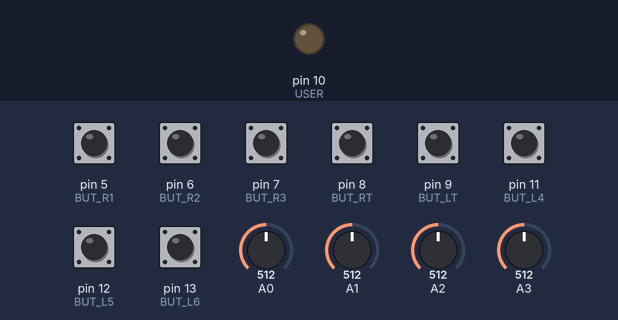
The sketch below on a simulated Arduino Uno, built with avr-gcc and run on an emulated ATmega328P. Shown: output pins drawn as LEDs (lit = HIGH). Dashed ring = blinking. The inputs (shaded band) are chosen by the test bench; at power-on: pin 5 (BUT_R1), pin 6 (BUT_R2), pin 7 (BUT_R3), pin 8 (BUT_RT), pin 9 (BUT_LT), pin 11 (BUT_L4), pin 12 (BUT_L5), pin 13 (BUT_L6) HIGH, A0 = 512, A1 = 512, A2 = 512, A3 = 512. What the sketch prints to the serial monitor is not drawn.

Above: at 0.1 s.
At 11.09 s:
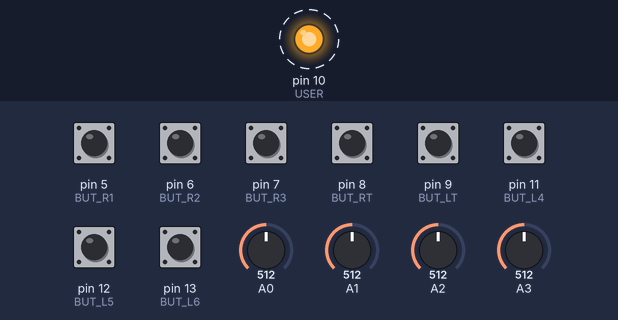
11.8 s: A0 set to 716
14.8 s: A1 set to 716
17.8 s: A2 set to 716
20.8 s: A3 set to 716
23.8 s: pin 5 (BUT_R1) pulled LOW for 0.15 s
26.8 s: pin 6 (BUT_R2) pulled LOW for 0.15 s
Timing chart, 0 to 30.8 s (numbered marks = the images above; inputs shaded):
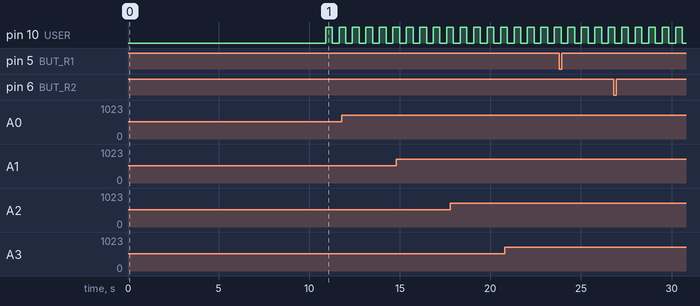

The sketch:

CommanderEX.ino
```cpp
// (licence header left out)
//=============================================================================
// Options
//=============================================================================
#define CHECK_AND_CONFIG_XBEE
#define OPT_ORIG_RANGE_COMPAT
#define DEBUG

//=============================================================================
// Defines
//=============================================================================

#define RIGHT_V   0
#define RIGHT_H   1
#define LEFT_V    2
#define LEFT_H    3

#define BUT_L6    13
#define BUT_L5    12
#define BUT_L4    11
#define BUT_LT    9

#define BUT_R3    7
#define BUT_R2    6
#define BUT_R1    5
#define BUT_RT    8

#define BUT_RIGHT 3
#define BUT_LEFT  2

#define USER      10

// These values are used as part of the XBee Configure code and can be changed
// to whatever values you prefer.
#define DEFAULT_MY 0x102  // Swap My/DL on 2nd unit
#define DEFAULT_DL 0x101
#define DEFAULT_ID 0x3332

static const boolean  g_afAnalogInvert[] = {    // some of our analog values are inverted from what we want
  true,false,true,false};       // Do we use the mid points when we normalize
static const word g_awAnalogMins[] = {
  0*8,0*8,0*8,0*8};  // Will have a calibrate later where we read these in (if necessary)
static const word g_awAnalogMaxs[] = {
  1023*8,1023*8,1023*8,1023*8}; // dito

#ifdef OPT_ORIG_RANGE_COMPAT
uint8_t g_fLimitRange = false;
#endif


#define FRAME_LEN 33         // 30hz
//=============================================================================
// Global Variables
//=============================================================================
// Analog information
#define NUMANALOGS    4
word              g_aawRawAnalog[8][NUMANALOGS];              // Keep 8 raw values for each analog input
word              g_awRawBatAnalog[8];
word              g_awRawSums[NUMANALOGS];                    // sum of the raw values.
word              g_awAnalogMids[NUMANALOGS];                 // This is our observed center points at init time.
byte              g_iRaw;                                     // which raw value are we going to read into

byte              g_bButtons;
byte              g_abJoyVals[NUMANALOGS];                     // Joystick values.

#ifdef DEBUG
boolean           g_fDebugOutput;          // Are we doing debug output?
byte              g_bButtonsPrev;
byte              g_abJoyValsPrev[NUMANALOGS];                // Joystick values.
#endif

unsigned long ltime;         // last time we sent data

int iLoopCnt;

void setup(){
  // I init buttons first as my check state of some buttons in other init code to allow special case
  // init of the system.
  InitButtons();

  InitXBee();

  ltime = millis();
  pinMode(USER,OUTPUT);    // user LED

  InitJoysticks();          // Initialize the joysticks.

  iLoopCnt = 0;
  // one of the top buttons held down at startup go into debug mode...
#ifdef DEBUG
  g_fDebugOutput = (digitalRead(BUT_LT) == LOW) || (digitalRead(BUT_RT) == LOW);
#endif
}

void loop(){
  byte i;
  int bChksum;
  ReadJoysticks();
  ReadButtons();
  if(iLoopCnt > 10){
    digitalWrite(10,HIGH-digitalRead(10));
    iLoopCnt=0;
  }
  iLoopCnt++;

  // Compute our checksum...
  bChksum = (int)g_bButtons;
  for (i=0; i < NUMANALOGS; i++)
    bChksum += (int)g_abJoyVals[i];
  bChksum = (byte)(255 - (byte)(bChksum%256));
#ifdef DEBUG
  // Debug Code...
  if (g_fDebugOutput) {
    if ((g_bButtons != g_bButtonsPrev) || memcmp(&g_abJoyVals, &g_abJoyValsPrev, sizeof(g_abJoyVals))) {
      g_bButtonsPrev = g_bButtons;
      memcpy(&g_abJoyValsPrev, &g_abJoyVals, sizeof(g_abJoyVals));
      Serial.print(g_bButtons, HEX);
      Serial.print(F(" : "));
      for (i=0; i < NUMANALOGS; i++)  {
        Serial.print((int)g_abJoyVals[i]-128, DEC);
        Serial.print(F(" "));
      }
      Serial.println(bChksum, DEC);
    }
  }
  else {
#endif
    Serial.write((byte)0xff);
    for (i=0; i < NUMANALOGS; i++)  {
      Serial.write((byte)g_abJoyVals[i]);
    }
    Serial.write((byte)g_bButtons);
    Serial.write((byte)0);        // extra
    Serial.write((byte)bChksum);

#ifdef DEBUG
  }
#endif
  delay (FRAME_LEN);
}

//=============================================================================
// InitJoysticks: Initialize our Joysticks and other analog devices
//=============================================================================
void InitJoysticks(void) {          // Initialize the joysticks.
  byte i;
  word w;
  // Later may need to read in Min/Max values for each of the Anlog inputs from EEPROM.
#ifdef OPT_ORIG_RANGE_COMPAT
  if(digitalRead(BUT_L6) == LOW) {
    g_fLimitRange = true;
  }

#endif


  // We need to prefill our array of raw items and sums.  The first read for each analog
  // may be trash, but that will get removed on our first real read.
  for (i=0; i<NUMANALOGS; i++) {
    g_awRawSums[i] = 0;        // initialize to zero
    w =  analogRead(i);    // first read is not valid
    for (g_iRaw=0; g_iRaw < 8; g_iRaw++) {
      g_aawRawAnalog[g_iRaw][i] = analogRead(i);
      g_awRawSums[i] += g_aawRawAnalog[g_iRaw][i];
      delay(1);
    }
    // Save away these sums as our mid points...
    g_awAnalogMids[i] = g_awRawSums[i];
  }
}
//=============================================================================
// InitButtons: Initialize the buttons
//=============================================================================
void InitButtons(void) {          // Initialize the joysticks.

  // pullups for buttons
#ifdef INPUT_PULLUP
  //    pinMode(BUT_L6, INPUT_PULLUP);
  digitalWrite(BUT_L6, HIGH);
  pinMode(BUT_L5, INPUT_PULLUP);
  pinMode(BUT_L4, INPUT_PULLUP);
  pinMode(BUT_LT, INPUT_PULLUP);
  pinMode(BUT_R3, INPUT_PULLUP);
  pinMode(BUT_R2, INPUT_PULLUP);
  pinMode(BUT_R1, INPUT_PULLUP);
  pinMode(BUT_RT, INPUT_PULLUP);

  digitalWrite(BUT_RIGHT, HIGH);
  digitalWrite(BUT_LEFT, HIGH);
  //    pinMode(BUT_RIGHT, INPUT_PULLUP);
  //    pinMode(BUT_LEFT, INPUT_PULLUP);
#else
  digitalWrite(BUT_L6, HIGH);
  digitalWrite(BUT_L5, HIGH);
  digitalWrite(BUT_L4, HIGH);
  digitalWrite(BUT_LT, HIGH);
  digitalWrite(BUT_R3, HIGH);
  digitalWrite(BUT_R2, HIGH);
  digitalWrite(BUT_R1, HIGH);
  digitalWrite(BUT_RT, HIGH);

  digitalWrite(BUT_RIGHT, HIGH);
  digitalWrite(BUT_LEFT, HIGH);
#endif
}
//=============================================================================
// ReadJoysticks: Initialize our Joysticks and other analog devices
//=============================================================================
void ReadJoysticks() {          // Initialize the joysticks.
  byte i;

  // Calculate which index of our raw array we should now reuse.
  g_iRaw = (g_iRaw+1) & 0x7;

  // Now lets read in the next analog reading and smooth the values
  // Note: The original commander code did not allow a full range, so we will not as well
  // See if I get away with 1-254
  for (i=0; i<NUMANALOGS; i++) {
    g_awRawSums[i] -= g_aawRawAnalog[g_iRaw][i];        // remove the value we overwrite from sum
    g_aawRawAnalog[g_iRaw][i] = analogRead(i);
    g_awRawSums[i] += g_aawRawAnalog[g_iRaw][i];        // Add the new value in

    // Lets calculate our calibrated values from 0-255 whith 128 as center point
    if (g_awRawSums[i] <= g_awAnalogMins[i])
      g_abJoyVals[i] = 1;                // Take care of out of range low
    else if (g_awRawSums[i] >= g_awAnalogMaxs[i])
      g_abJoyVals[i] = 254;              // out of range high
    else if (g_awRawSums[i] <= g_awAnalogMids[i])
      g_abJoyVals[i] = map(g_awRawSums[i], g_awAnalogMins[i], g_awAnalogMids[i], 1, 128);
    else
      g_abJoyVals[i] = map(g_awRawSums[i], g_awAnalogMids[i], g_awAnalogMaxs[i], 128, 254);

    if (g_afAnalogInvert[i])
      g_abJoyVals[i] = 255 - g_abJoyVals[i];
#ifdef OPT_ORIG_RANGE_COMPAT
    if (g_fLimitRange)
      g_abJoyVals[i] = map(g_abJoyVals[i], 0, 254, 128-102, 128+102);
#endif
  }
}
//=============================================================================
// ReadButtons: Read in all of the buttons...
//=============================================================================
void ReadButtons(void)
{
  g_bButtons = 0;
  if(digitalRead(BUT_R1) == LOW) g_bButtons += 1;
  if(digitalRead(BUT_R2) == LOW) g_bButtons += 2;
  if(digitalRead(BUT_R3) == LOW) g_bButtons += 4;
  if(digitalRead(BUT_L4) == LOW) g_bButtons += 8;
  if(digitalRead(BUT_L5) == LOW) g_bButtons += 16;
  if(digitalRead(BUT_L6) == LOW) g_bButtons += 32;
  if(digitalRead(BUT_RT) == LOW) g_bButtons += 64;
  if(digitalRead(BUT_LT) == LOW) g_bButtons += 128;
}

void InitXBee()
{
  // This may not happen on this Arduino, but on some systems have issue that
  // when first powered up XBee comes up in command mode and then you have to wait
  // for the command mode timeout before it starts to work.  Quick hack, start at
  // 9600 baud, output ATCN to exit, then open up at right baud rate.
  // Verify the XBee is configured properly.  See if we can talk to it at 38400
  Serial.begin(9600);
  Serial.println(F("ATCN"));
  Serial.flush();
  delay(10);
  Serial.end();

  // Now open at the real speed.
  Serial.begin(38400);

#ifdef CHECK_AND_CONFIG_XBEE
  char ab[10];
  while (Serial.read() != -1)
    ;  // flush anything out...
  // First lets see if we have a real short command time
  delay(10);  // see if we have fast command mode enabled.
  Serial.print(F("+++"));
  Serial.flush();
  Serial.setTimeout(20);  // give a little extra time
  if (Serial.readBytesUntil('\r', ab, 10) > 0) {
    Serial.println(F("ATCN"));	          // and exit command mode
    return;  // bail out quick
  }
  // Else see if maybe properly configured but not quick command mode.
  delay(1000);
  Serial.print(F("+++"));
  Serial.setTimeout(1100);  // little over a second
  if (Serial.readBytesUntil('\r', ab, 10) > 0) {
    // Note: we could check a few more things here if we run into issues.  Like: MY!=0
    // or MY != DL
    Serial.println(F("ATGT 5"));              // Set a quick command mode
    Serial.println(F("ATWR"));	          // Write out the changes
    Serial.println(F("ATCN"));	          // and exit command mode
    return;  // It is already at 38400, so assume already init.
  }
  // Failed, so check to see if we can communicate at 9600
  Serial.end();
  Serial.begin(9600);
  while (Serial.read() != -1)
    ;  // flush anything out...

  delay(2000);
  Serial.print(F("+++"));
  if (Serial.readBytesUntil('\r', ab, 10) == 0) {
    // failed blink fast
    for(int i=0;i<50;i++) {
      digitalWrite(USER, !digitalRead(USER));
      delay(100);
    }  // loop forever
  }
  else {

    // So we entered command mode, lets set the appropriate stuff.
    Serial.println(F("ATBD 5"));  // 38400
    Serial.print(F("ATID "));
    Serial.println(DEFAULT_ID, HEX);

    Serial.print(F("ATMY "));
    Serial.println(DEFAULT_MY, HEX);

    Serial.println(F("ATDH 0"));
    Serial.print(F("ATDL "));
    Serial.println(DEFAULT_DL, HEX);

    Serial.println(F("ATGT 5"));    // Set a quick command mode
    Serial.println(F("ATWR"));	// Write out the changes
    Serial.println(F("ATCN"));	// and exit command mode
    Serial.flush();              // make sure all has been output
  }
  delay(250);  // Wait a bit for responses..
  while(Serial.read() != -1)
    ;   // flush all the input.

  Serial.begin(38400);
#endif
}
```

Measured:
- by itself, pin 10 (USER): alternates HIGH for 0.37 s and LOW for 0.37 s
